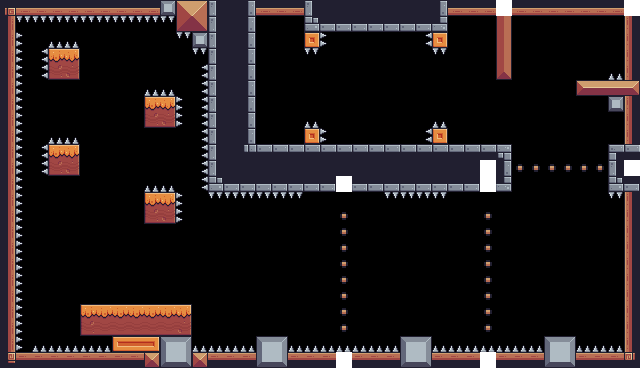

A level layout from a 2D game, rendered from its tile map. Below: a short description, then the map file with tile-grid data replaced by summaries:
An orthogonal 40x23 tile map with 16x16 px tiles, 7 tile layers (StaticTiles, Chain, BlockTiles, SpikeTilesTop, ...), 4 tilesets and 46 objects (29x Pineapple, 6x Fire, 4x 32, 2x 64, 2x V, ...).

<map version="1.5" tiledversion="1.7.2" orientation="orthogonal" renderorder="right-down" width="40" height="23" tilewidth="16" tileheight="16" infinite="0" nextlayerid="13" nextobjectid="49">
 <tileset firstgid="1" source="TileSets/Terrain (16x16).tsx" />
 <tileset firstgid="243" source="TileSets/DamageTiles.tsx" />
 <tileset firstgid="255" source="TileSets/Player.tsx" />
 <tileset firstgid="256" source="TileSets/Fruits.tsx" />
 <layer id="1" name="StaticTiles" width="40" height="23">
  <data>[920 cells, 271 non-empty, 43 distinct tile ids]</data>
 </layer>
 <layer id="3" name="Chain" width="40" height="23">
  <data>[920 cells, 22 non-empty, 1 distinct tile ids]</data>
 </layer>
 <layer id="10" name="BlockTiles" width="40" height="23">
  <data>[920 cells, 8 non-empty, 1 distinct tile ids]</data>
 </layer>
 <layer id="4" name="SpikeTilesTop" width="40" height="23">
  <data>[920 cells, 25 non-empty, 1 distinct tile ids]</data>
 </layer>
 <layer id="5" name="SpikeTilesRight" width="40" height="23">
  <data>[920 cells, 26 non-empty, 1 distinct tile ids]</data>
 </layer>
 <layer id="7" name="SpikeTilesBottom" width="40" height="23">
  <data>[920 cells, 37 non-empty, 1 distinct tile ids]</data>
 </layer>
 <layer id="6" name="SpikeTilesLeft" width="40" height="23">
  <data>[920 cells, 14 non-empty, 1 distinct tile ids]</data>
 </layer>
 <objectgroup id="2" name="Center">
  <object id="1" name="Center-C" type="64" gid="123" x="368" y="96" width="16" height="16" />
  <object id="2" name="Center-A" type="64" gid="123" x="368" y="96" width="16" height="16" />
  <object id="33" name="Center-A" type="32" gid="123" x="152" y="216" width="16" height="16" />
  <object id="34" name="Center-A" type="32" gid="123" x="152" y="120" width="16" height="16" />
  <object id="35" name="Center-C" type="32" gid="123" x="56" y="72" width="16" height="16" />
  <object id="36" name="Center-C" type="32" gid="123" x="56" y="168" width="16" height="16" />
 </objectgroup>
 <objectgroup id="12" name="Traps">
  <object id="42" name="Traps" type="Fire" gid="254" x="560" y="336" width="16" height="32" />
  <object id="43" name="Traps" type="Fire" gid="254" x="544" y="336" width="16" height="32" />
  <object id="44" name="Traps" type="Fire" gid="254" x="416" y="336" width="16" height="32" />
  <object id="45" name="Traps" type="Fire" gid="254" x="400" y="336" width="16" height="32" />
  <object id="46" name="Traps" type="Fire" gid="254" x="272" y="336" width="16" height="32" />
  <object id="47" name="Traps" type="Fire" gid="254" x="256" y="336" width="16" height="32" />
 </objectgroup>
 <objectgroup id="11" name="Saw">
  <object id="37" name="Saw" type="V" gid="250" x="469.125" y="235.063" width="38" height="38" />
  <object id="39" name="Saw" type="H" gid="250" x="515.818" y="187.091" width="38" height="38" />
  <object id="48" name="Saw" type="H" gid="250" x="512" y="35" width="38" height="38" />
  <object id="38" name="Saw" type="V" gid="250" x="324.813" y="315.125" width="38" height="38" />
 </objectgroup>
 <objectgroup id="8" name="Player">
  <object id="3" name="Player" gid="255" x="264" y="96" width="32" height="32" />
 </objectgroup>
 <objectgroup id="9" name="Fruits">
  <object id="4" name="Fruits" type="Pineapple" gid="259" x="336" y="144" width="32" height="32" />
  <object id="5" name="Fruits" type="Pineapple" gid="259" x="384" y="144" width="32" height="32" />
  <object id="6" name="Fruits" type="Pineapple" gid="259" x="320" y="128" width="32" height="32" />
  <object id="7" name="Fruits" type="Pineapple" gid="259" x="320" y="80" width="32" height="32" />
  <object id="8" name="Fruits" type="Pineapple" gid="259" x="336" y="64" width="32" height="32" />
  <object id="9" name="Fruits" type="Pineapple" gid="259" x="384" y="64" width="32" height="32" />
  <object id="10" name="Fruits" type="Pineapple" gid="259" x="400" y="80" width="32" height="32" />
  <object id="12" name="Fruits" type="Pineapple" gid="259" x="560" y="64" width="32" height="32" />
  <object id="13" name="Fruits" type="Pineapple" gid="259" x="576" y="80" width="32" height="32" />
  <object id="14" name="Fruits" type="Pineapple" gid="259" x="592" y="64" width="32" height="32" />
  <object id="15" name="Fruits" type="Pineapple" gid="259" x="512" y="80" width="32" height="32" />
  <object id="16" name="Fruits" type="Pineapple" gid="259" x="544" y="320" width="32" height="32" />
  <object id="17" name="Fruits" type="Pineapple" gid="259" x="400" y="320" width="32" height="32" />
  <object id="18" name="Fruits" type="Pineapple" gid="259" x="256" y="320" width="32" height="32" />
  <object id="30" name="Fruits" type="Pineapple" gid="259" x="256" y="272" width="32" height="32" />
  <object id="31" name="Fruits" type="Pineapple" gid="259" x="400" y="272" width="32" height="32" />
  <object id="32" name="Fruits" type="Pineapple" gid="259" x="544" y="272" width="32" height="32" />
  <object id="19" name="Fruits" type="Pineapple" gid="259" x="160" y="288" width="32" height="32" />
  <object id="20" name="Fruits" type="Pineapple" gid="259" x="144" y="304" width="32" height="32" />
  <object id="21" name="Fruits" type="Pineapple" gid="259" x="128" y="288" width="32" height="32" />
  <object id="22" name="Fruits" type="Pineapple" gid="259" x="112" y="304" width="32" height="32" />
  <object id="23" name="Fruits" type="Pineapple" gid="259" x="96" y="288" width="32" height="32" />
  <object id="24" name="Fruits" type="Pineapple" gid="259" x="80" y="304" width="32" height="32" />
  <object id="25" name="Fruits" type="Pineapple" gid="259" x="64" y="288" width="32" height="32" />
  <object id="26" name="Fruits" type="Pineapple" gid="259" x="112" y="224" width="32" height="32" />
  <object id="27" name="Fruits" type="Pineapple" gid="259" x="80" y="176" width="32" height="32" />
  <object id="28" name="Fruits" type="Pineapple" gid="259" x="112" y="128" width="32" height="32" />
  <object id="29" name="Fruits" type="Pineapple" gid="259" x="80" y="80" width="32" height="32" />
  <object id="11" name="Fruits" type="Pineapple" gid="259" x="400" y="128" width="32" height="32" />
 </objectgroup>
</map>
